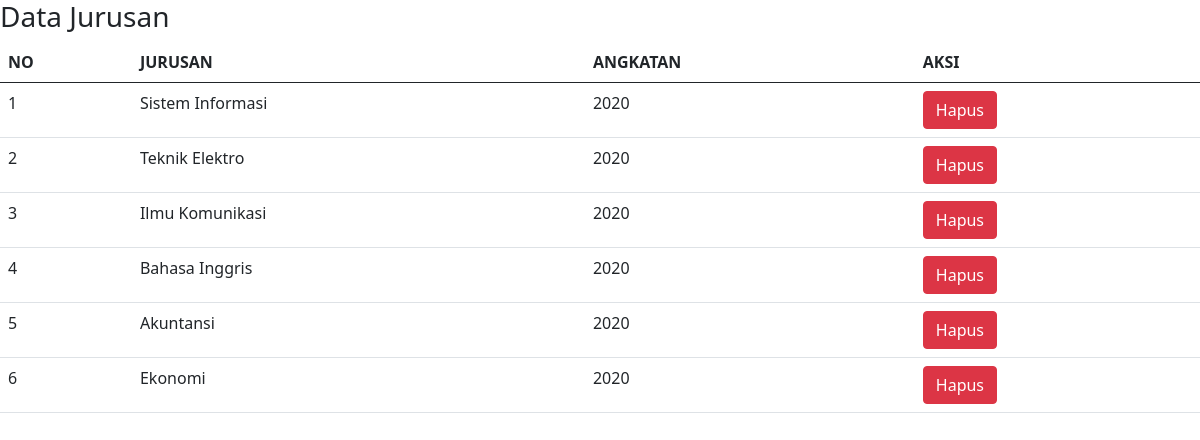
/tampil_jurusan.php, run on the app's committed database.
### tables this page shows
CREATE TABLE `jurusan` (
  `id_jurusan` int(11) NOT NULL,
  `nama_jurusan` varchar(20) NOT NULL,
  `angkatan` int(20) NOT NULL
);

### tampil_jurusan.php (the view, shortened to what this page needs)
<!DOCTYPE html>
<html>
<head>
	<link href="https://cdn.jsdelivr.net/npm/bootstrap@5.0.2/dist/css/bootstrap.min.css" rel="stylesheet">
</head>
<body>
    <h3>Data Jurusan</h3>
    <table class="table table-hover table-spriped">
    	<thead>
    		<tr>
    			<th>NO</th><th>JURUSAN</th><th>ANGKATAN</th>
    			<th>AKSI</th>
    		</tr>
    	</thead>
    	<tbody>
    		<?php
    		include "koneksi.php";
    		$qry_jurusan=mysqli_query($conn,"select * from jurusan");
    		$no=0;
    		while($id_jurusan=mysqli_fetch_array($qry_jurusan)){
    	    $no++;?>
    	    <tr>
    	    	<td><?=$no?></td><td><?=$id_jurusan['nama_jurusan']?></td><td><?=$id_jurusan['angkatan']?></td>
    	    	<td><a href="hapus_jurusan.php?id_jurusan=<?=$id_jurusan['id_jurusan']?>" onclick="return cofirm('Apakah anda yakin menghapus data ini?')" class="btn btn-danger">Hapus</a></td>
    	    </tr>
    	    <?php
    		}
    		?>
    	</tbody>
    </table>
</body>
</html>

### data on the page
jurusan: nama_jurusan "Sistem Informasi", angkatan "2020"
jurusan: nama_jurusan "Teknik Elektro", angkatan "2020"
jurusan: nama_jurusan "Ilmu Komunikasi", angkatan "2020"
jurusan: nama_jurusan "Bahasa Inggris", angkatan "2020"
jurusan: nama_jurusan "Akuntansi", angkatan "2020"
jurusan: nama_jurusan "Ekonomi", angkatan "2020"
